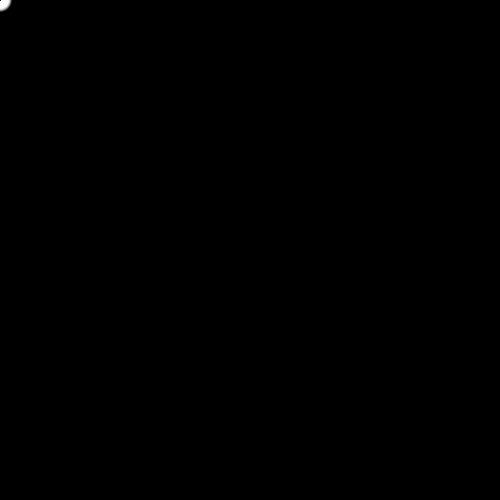
Frame 1 (no input)
Frame 60 (the mouse pressed at the canvas centre just before this capture): identical to frame 1, image omitted
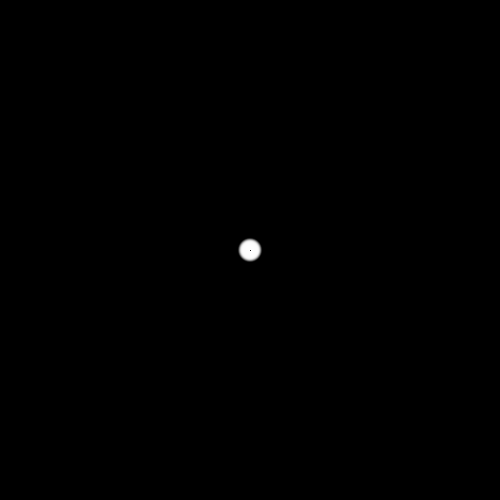
Frame 120 (the mouse held since frame 60 and released just before this capture)

The Processing sketch that drew these frames (run headless with seeded random() and noise(); from frame 60 on, the mouse is pressed at the canvas centre):

// Processing sketch: processing_17089
// ── processing_17089.pde

int num = 50; 
int[] x = new int[num]; 
int[] y = new int[num];
void setup() { 
  size(500, 500); 
  noStroke(); 
  smooth(); 
  fill(255, 102);
}
void draw() { 
  background(0);
  for (int i = num-1; i > 0; i--) {
    x[i] = x[i-1]; 
    y[i] = y[i-1];
  }
  x[0] = mouseX; 
  y[0] = mouseY; 
  for (int i = 0; i < num; i++) {
    stroke(255-(i*(255/num)));
    if(i > 0) line(x[i], y[i], x[i-1], y[i-1]);
    noStroke();
    fill(255, 255-(i*(255/num)));
    ellipse(x[i], y[i], i/2.0, i/2.0);
  }
}
